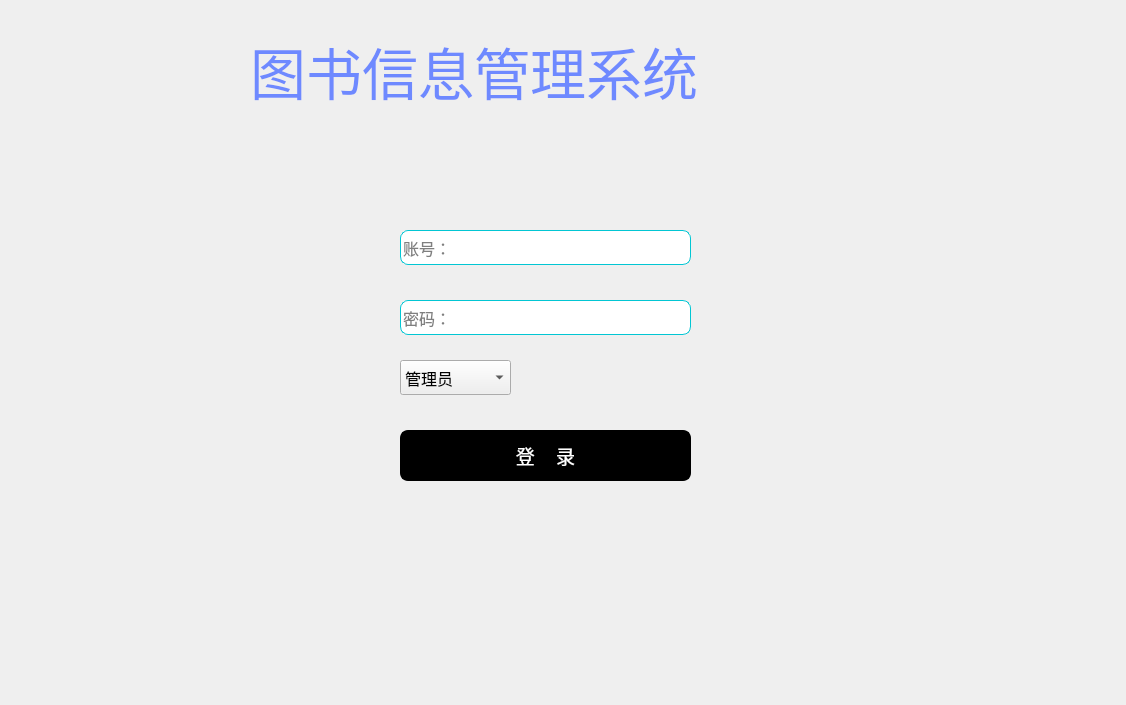
<?xml version="1.0" encoding="UTF-8"?>
<ui version="4.0">
 <class>FormLogin</class>
 <widget class="QWidget" name="FormLogin">
  <property name="geometry">
   <rect>
    <x>0</x>
    <y>0</y>
    <width>1126</width>
    <height>705</height>
   </rect>
  </property>
  <property name="windowTitle">
   <string>Form</string>
  </property>
  <widget class="QWidget" name="widget_log" native="true">
   <property name="geometry">
    <rect>
     <x>0</x>
     <y>0</y>
     <width>1081</width>
     <height>671</height>
    </rect>
   </property>
   <property name="styleSheet">
    <string notr="true">#widget_log{

}</string>
   </property>
   <widget class="QStackedWidget" name="stackLR">
    <property name="geometry">
     <rect>
      <x>180</x>
      <y>130</y>
      <width>811</width>
      <height>451</height>
     </rect>
    </property>
    <property name="styleSheet">
     <string notr="true"/>
    </property>
    <property name="currentIndex">
     <number>0</number>
    </property>
    <widget class="QWidget" name="page_log">
     <widget class="QPushButton" name="btn_log">
      <property name="geometry">
       <rect>
        <x>220</x>
        <y>300</y>
        <width>291</width>
        <height>51</height>
       </rect>
      </property>
      <property name="font">
       <font>
        <pointsize>14</pointsize>
       </font>
      </property>
      <property name="styleSheet">
       <string notr="true">#btn_log{
	color: rgb(255, 255, 255);
	background-color: rgb(0, 0, 0);
	border:2px solid rgb(0,0,0);
	border-radius:8px;
}
#btn_log:hover{
	color: rgb(0, 0, 0);
	background-color: rgb(255, 255, 255);
}
#btn_log:pressed{
	padding-top:5px;
	padding-left:5px;
}</string>
      </property>
      <property name="text">
       <string>登    录</string>
      </property>
     </widget>
     <widget class="QLineEdit" name="edit_user_logPage">
      <property name="geometry">
       <rect>
        <x>220</x>
        <y>100</y>
        <width>291</width>
        <height>35</height>
       </rect>
      </property>
      <property name="font">
       <font>
        <pointsize>12</pointsize>
       </font>
      </property>
      <property name="styleSheet">
       <string notr="true">border:1px solid rgb(0,0,0);
border-radius:8px;
border-color: rgb(2, 198, 211);
</string>
      </property>
      <property name="placeholderText">
       <string>账号：</string>
      </property>
     </widget>
     <widget class="QLineEdit" name="edit_pwd_logPage">
      <property name="geometry">
       <rect>
        <x>220</x>
        <y>170</y>
        <width>291</width>
        <height>35</height>
       </rect>
      </property>
      <property name="font">
       <font>
        <pointsize>12</pointsize>
       </font>
      </property>
      <property name="styleSheet">
       <string notr="true">border:1px solid rgb(0,0,0);
border-radius:8px;
border-color: rgb(2, 198, 211);
</string>
      </property>
      <property name="echoMode">
       <enum>QLineEdit::Password</enum>
      </property>
      <property name="placeholderText">
       <string>密码：</string>
      </property>
     </widget>
     <widget class="QComboBox" name="comboBox">
      <property name="geometry">
       <rect>
        <x>220</x>
        <y>230</y>
        <width>111</width>
        <height>35</height>
       </rect>
      </property>
      <property name="font">
       <font>
        <pointsize>12</pointsize>
       </font>
      </property>
      <property name="styleSheet">
       <string notr="true"/>
      </property>
      <item>
       <property name="text">
        <string>管理员</string>
       </property>
      </item>
      <item>
       <property name="text">
        <string>用户</string>
       </property>
      </item>
     </widget>
    </widget>
    <widget class="QWidget" name="page_reg">
     <widget class="QPushButton" name="btn_reg">
      <property name="geometry">
       <rect>
        <x>220</x>
        <y>380</y>
        <width>291</width>
        <height>51</height>
       </rect>
      </property>
      <property name="font">
       <font>
        <pointsize>14</pointsize>
       </font>
      </property>
      <property name="styleSheet">
       <string notr="true">#btn_reg{
	color: rgb(255, 255, 255);
	background-color: rgb(0, 0, 0);
	border:2px solid rgb(0,0,0);
	border-radius:8px;
}
#btn_reg:hover{
	color: rgb(0, 0, 0);
	background-color: rgb(255, 255, 255);
}
#btn_reg:pressed{
	padding-top:5px;
	padding-left:5px;
}</string>
      </property>
      <property name="text">
       <string>注    册</string>
      </property>
     </widget>
     <widget class="QLineEdit" name="edit_pwd_regPage">
      <property name="geometry">
       <rect>
        <x>220</x>
        <y>160</y>
        <width>291</width>
        <height>35</height>
       </rect>
      </property>
      <property name="font">
       <font>
        <pointsize>12</pointsize>
       </font>
      </property>
      <property name="styleSheet">
       <string notr="true">border-color: rgb(2, 198, 211);
border:1px solid rgb(0,0,0);
border-radius:8px;
border-color: rgb(2, 198, 211);</string>
      </property>
      <property name="echoMode">
       <enum>QLineEdit::Password</enum>
      </property>
      <property name="placeholderText">
       <string>密码：</string>
      </property>
     </widget>
     <widget class="QLineEdit" name="edit_cfg_regPage">
      <property name="geometry">
       <rect>
        <x>220</x>
        <y>220</y>
        <width>291</width>
        <height>35</height>
       </rect>
      </property>
      <property name="font">
       <font>
        <pointsize>12</pointsize>
       </font>
      </property>
      <property name="styleSheet">
       <string notr="true">border:1px solid rgb(0,0,0);
border-radius:8px;
border-color: rgb(2, 198, 211);</string>
      </property>
      <property name="echoMode">
       <enum>QLineEdit::Password</enum>
      </property>
      <property name="placeholderText">
       <string>确认密码：</string>
      </property>
     </widget>
     <widget class="QLineEdit" name="edit_user_regPage">
      <property name="geometry">
       <rect>
        <x>220</x>
        <y>100</y>
        <width>291</width>
        <height>35</height>
       </rect>
      </property>
      <property name="font">
       <font>
        <pointsize>12</pointsize>
       </font>
      </property>
      <property name="styleSheet">
       <string notr="true">border:1px solid rgb(0,0,0);
border-radius:8px;
border-color: rgb(2, 198, 211);
</string>
      </property>
      <property name="placeholderText">
       <string>账户：</string>
      </property>
     </widget>
     <widget class="QComboBox" name="cb_sex">
      <property name="geometry">
       <rect>
        <x>220</x>
        <y>330</y>
        <width>111</width>
        <height>35</height>
       </rect>
      </property>
      <property name="font">
       <font>
        <pointsize>12</pointsize>
       </font>
      </property>
      <property name="styleSheet">
       <string notr="true"/>
      </property>
      <item>
       <property name="text">
        <string>男</string>
       </property>
      </item>
      <item>
       <property name="text">
        <string>女</string>
       </property>
      </item>
     </widget>
     <widget class="QLineEdit" name="le_tel">
      <property name="geometry">
       <rect>
        <x>220</x>
        <y>280</y>
        <width>291</width>
        <height>35</height>
       </rect>
      </property>
      <property name="font">
       <font>
        <pointsize>12</pointsize>
       </font>
      </property>
      <property name="styleSheet">
       <string notr="true">border:1px solid rgb(0,0,0);
border-radius:8px;
border-color: rgb(2, 198, 211);
</string>
      </property>
      <property name="placeholderText">
       <string>手机号：</string>
      </property>
     </widget>
    </widget>
    <widget class="QWidget" name="page_set_2"/>
   </widget>
   <widget class="QPushButton" name="btn_quit">
    <property name="geometry">
     <rect>
      <x>1060</x>
      <y>0</y>
      <width>21</width>
      <height>23</height>
     </rect>
    </property>
    <property name="styleSheet">
     <string notr="true">border:none;</string>
    </property>
    <property name="text">
     <string/>
    </property>
    <property name="icon">
     <iconset resource="res.qrc">
      <normaloff>:/res/del.png</normaloff>:/res/del.png</iconset>
    </property>
   </widget>
   <widget class="QPushButton" name="btn_log_sw">
    <property name="geometry">
     <rect>
      <x>970</x>
      <y>610</y>
      <width>32</width>
      <height>32</height>
     </rect>
    </property>
    <property name="minimumSize">
     <size>
      <width>0</width>
      <height>20</height>
     </size>
    </property>
    <property name="font">
     <font>
      <pointsize>12</pointsize>
      <weight>75</weight>
      <bold>true</bold>
     </font>
    </property>
    <property name="toolTip">
     <string>登录</string>
    </property>
    <property name="styleSheet">
     <string notr="true">border:none;</string>
    </property>
    <property name="text">
     <string/>
    </property>
    <property name="icon">
     <iconset resource="res.qrc">
      <normaloff>:/res/login.png</normaloff>:/res/login.png</iconset>
    </property>
    <property name="iconSize">
     <size>
      <width>32</width>
      <height>32</height>
     </size>
    </property>
   </widget>
   <widget class="QPushButton" name="btn_reg_sw">
    <property name="geometry">
     <rect>
      <x>1030</x>
      <y>610</y>
      <width>32</width>
      <height>32</height>
     </rect>
    </property>
    <property name="minimumSize">
     <size>
      <width>0</width>
      <height>20</height>
     </size>
    </property>
    <property name="font">
     <font>
      <pointsize>12</pointsize>
      <weight>75</weight>
      <bold>true</bold>
     </font>
    </property>
    <property name="toolTip">
     <string>注册</string>
    </property>
    <property name="styleSheet">
     <string notr="true">border:none;</string>
    </property>
    <property name="text">
     <string/>
    </property>
    <property name="icon">
     <iconset resource="res.qrc">
      <normaloff>:/res/reg.png</normaloff>:/res/reg.png</iconset>
    </property>
    <property name="iconSize">
     <size>
      <width>32</width>
      <height>32</height>
     </size>
    </property>
   </widget>
   <widget class="QLabel" name="label_bg">
    <property name="geometry">
     <rect>
      <x>0</x>
      <y>0</y>
      <width>1081</width>
      <height>671</height>
     </rect>
    </property>
    <property name="styleSheet">
     <string notr="true">background-image: url(:/res/bg3.jpg);</string>
    </property>
    <property name="text">
     <string/>
    </property>
   </widget>
   <widget class="QLabel" name="label_18">
    <property name="geometry">
     <rect>
      <x>250</x>
      <y>20</y>
      <width>571</width>
      <height>101</height>
     </rect>
    </property>
    <property name="font">
     <font>
      <pointsize>42</pointsize>
     </font>
    </property>
    <property name="styleSheet">
     <string notr="true">color: rgb(110, 137, 255);</string>
    </property>
    <property name="text">
     <string>图书信息管理系统</string>
    </property>
   </widget>
   <zorder>label_bg</zorder>
   <zorder>stackLR</zorder>
   <zorder>btn_quit</zorder>
   <zorder>btn_log_sw</zorder>
   <zorder>btn_reg_sw</zorder>
   <zorder>label_18</zorder>
  </widget>
 </widget>
 <resources>
  <include location="res.qrc"/>
 </resources>
 <connections/>
</ui>
